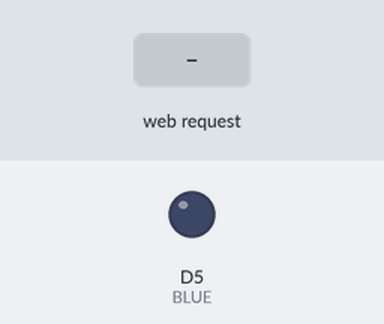
A sketch run on a simulated ESP8266 (NodeMCU). Parts: output pins drawn as LEDs (lit = HIGH). The test bench sets the inputs (shaded band). WiFi joins after 1.5 s; servers stay silent unless stated; what the sketch prints to the serial monitor is not drawn.

Above: at 2.7 s.
2.8 s: HTTP request GET /led?state=on received
At 3.8 s:
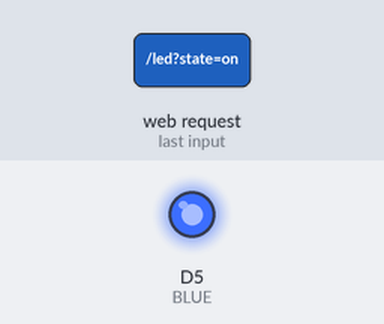
4.3 s: HTTP request GET /led?state=off received
At 4.9 s:
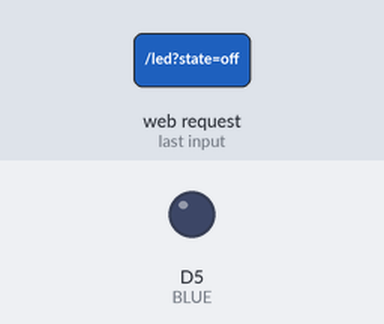
Timing chart, 0 to 7.3 s (numbered marks = the images above; inputs shaded):
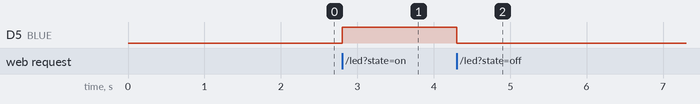

The sketch:

arguments-server.ino
```cpp
#include <ESP8266WiFi.h>
#include <ESP8266WebServer.h>

const char* ssid = "ssid";
const char* password = "pw";
ESP8266WebServer server(80);

const uint8_t BLUE = D5;

void setup() {
  Serial.begin(9600);
  setPins();
  setConnection();
  server.on("/led", handleLed);
  server.begin();
  Serial.println(">>> Ready");
}

void loop() {
  server.handleClient();
}

void handleLed() {
  String wish = server.arg("state");
  if(wish.equals("on")) {
    digitalWrite(BLUE, 1);
  } else if(wish.equals("off")) {
    digitalWrite(BLUE, 0);
  }
  server.send(200, "text/plain", String(digitalRead(BLUE)));
}

void setPins() {
  pinMode(BLUE, OUTPUT);
  digitalWrite(BLUE, 0);
}

void setConnection() {
  WiFi.begin(ssid, password);
  WiFi.mode(WIFI_STA);
  while (WiFi.status() != WL_CONNECTED) {
    delay(500);
  }
  Serial.print(">>> SSID: ");
  Serial.println(ssid);
  Serial.print(">>> IP: ");
  Serial.println(WiFi.localIP());
}
```

Measured:
- after the input at 2.8 s, D5 (BLUE): LOW → HIGH at once
- after the input at 4.3 s, D5 (BLUE): HIGH → LOW at once
